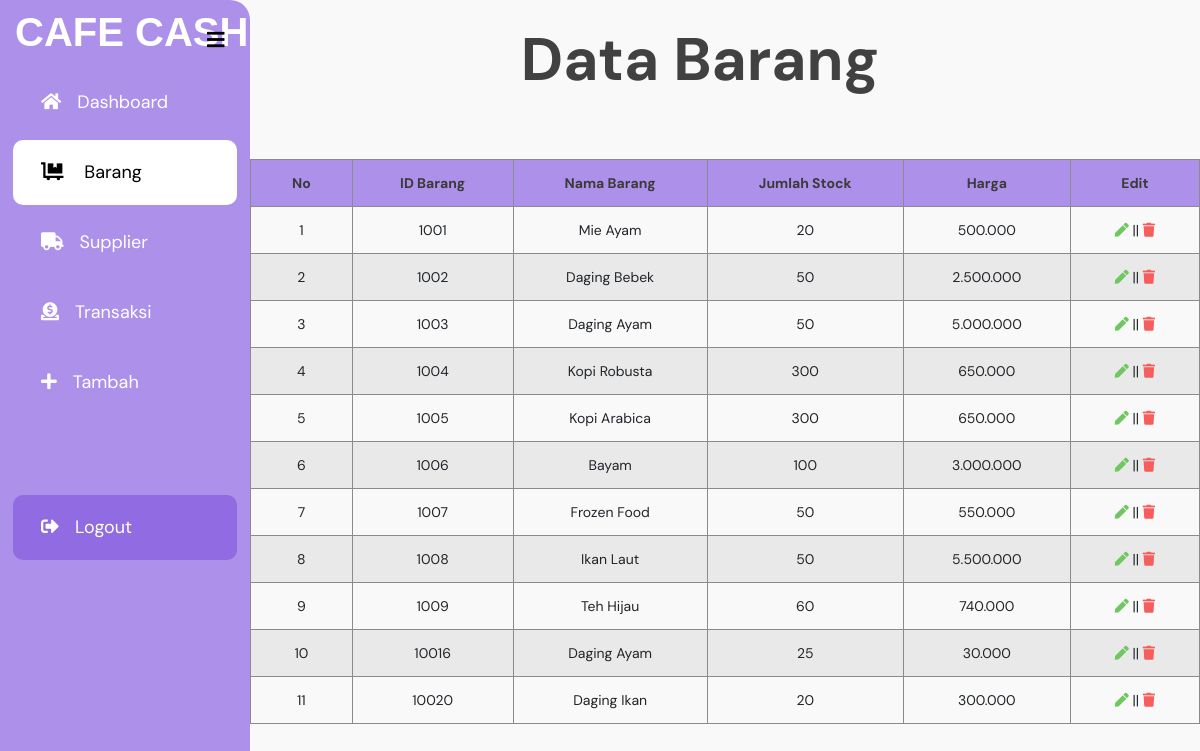
Screenshot of /barang.php with the database file from the repository.
### tables this page shows
CREATE TABLE `barang` (
  `ID_Barang` int(50) NOT NULL,
  `Nama_Barang` varchar(100) NOT NULL,
  `Jumlah_Barang` int(50) NOT NULL,
  `Harga_Barang` int(50) NOT NULL
);

### barang.php (the view, shortened to what this page needs)
<!DOCTYPE html>
<html lang="en">
<head>
  <link rel="stylesheet" href="https://cdnjs.cloudflare.com/ajax/libs/font-awesome/5.14.0/css/all.min.css" />
  <link rel="stylesheet" href="css/menuadmin.css" />
</head>
<body>
  <?php
  $conn = mysqli_connect("localhost", "root", "", "login");
  $result = mysqli_query($conn, "SELECT * FROM barang");
  ?>
  <main>
    <label for="check">
      <i class="fas fa-bars" id="btn"></i>
    </label>
    <div class="sidebar">
      <div class="top">CAFE CASH</div>
      <ul>
        <li>
          <a href="homeadmin.php"><i class="fa fa-home"></i><span class="text nav-text">Dashboard</span></a>
        </li>
        <li>
          <a style="background: #ffffff; color: rgb(0, 0, 0)" href="barang.php"><i class="fas fa-dolly-flatbed icon"></i>
            <span class="text nav-text">Barang</span></a>
        </li>
        <li>
          <a href="supplier.php"><i class="fas fa-truck icon"></i><span class="text nav-text">Supplier</span></a>
        </li>
        <li>
          <a href="transaksi.php"><i class="fas fa-donate icon"></i><span class="text nav-text">Transaksi</span></a>
        </li>
        <li>
          <a href="tambah.php"><i class="fas fa-plus icon"></i><span class="text nav-text">Tambah</span></a>
        </li>
        <li class="bot">
          <a style="background-color: #916be1" href="admin.php"><i class="fas fa-sign-out-alt icon"></i><span class="text nav-text">Logout</span></a>
        </li>
      </ul>
    </div>
    <section>
      <h1>Data Barang</h1>
      <div>
        <table style="width: 80%; text-align:center">
          <tr>
            <th>No</th>
            <th>ID Barang</th>
            <th>Nama Barang</th>
            <th>Jumlah Stock</th>
            <th>Harga</th>
            <th>Edit</th>
          </tr>
          <?php $i = 1; ?>
          <?php while ($row = mysqli_fetch_assoc($result)) : ?>
            <tr class="q">
              <td><?php echo $i; ?></td>
              <td><?php echo $row['ID_Barang'] ?></td>
              <td><?php echo $row['Nama_Barang'] ?></td>
              <td><?php echo $row['Jumlah_Barang'] ?></td>
              <td><?php echo number_format((string)$row['Harga_Barang'], 0, ",", ".") ?></td>
              <td>
                <a href="edit_barang.php?ID_Barang=<?php echo $row['ID_Barang'] ?>"><i style="color: #70C762;" class="fas fa-pen" id="open"></i></a> ||
                <a href="hapus_barang.php?ID_Barang=<?php echo $row['ID_Barang'] ?>"><i style="color: #F65E5E;" class="fas fa-trash" id="open"></i></a>
              </td>
            </tr>
            <?php $i++; ?>
          <?php endwhile; ?>
        </table>
      </div>
    </section>
  </main>
</body>
</html>

### css/menuadmin.css (style rules this page uses)
* { margin: 0; padding: 0; list-style: none; text-decoration: none; }
body { font-family: "DM Sans", sans-serif; font-size: 1rem; color: #212529; -webkit-text-size-adjust: 100%; -webkit-tap-highlight-color: transparent; background-color: #f9f9f9; }
main { display: flex; flex-wrap: nowrap; height: -webkit-fill-availeble; max-height: 100vh; overflow-x: auto; overflow-y: hidden; }
.sidebar { position: fixed; left: 0px; width: 250px; height: 100%; background: #ad90e9; border-radius: 0px 20px 20px 0px; transition: all 0.1s cubic-bezier(0, 0, 0, 0.81); overflow: hidden; }
.sidebar .top { font-family: "ubuntu", sans-serif; font-size: 40px; font-weight: 900; color: #fff; margin-top: 10px; margin-left: 15px; transition: all 0.1s cubic-bezier(0, 0, 0, 0.81); }
ul { margin-top: 15px; }
ul li { margin-top: 5px; padding: 0px 13px; transition: all 0.1s cubic-bezier(0, 0, 0, 0.81); }
.sidebar li .text { visibility: visible; opacity: 1; transition: all 0.1s cubic-bezier(0, 0, 0, 0.81); }
ul li.bot { margin-top: 5em; bottom: 0; }
.sidebar ul a { display: block; height: 100%; width: 100%; line-height: 65px; font-size: 18px; color: rgb(255, 255, 255); padding-left: 28px; box-sizing: border-box; border-radius: 10px; transition: all 0.4s cubic-bezier(0, 0, 0, 0.81); }
.sidebar ul a i { margin-right: 16px; }
label #btn { fill: #a2a2a2; position: absolute; margin-left: 3px; margin-top: 1px; cursor: pointer; border-radius: 3px; }
label #btn { z-index: 1111; left: 195px; top: 25px; font-size: 20px; color: #000000; padding: 4px 9px; transition: all 0.1s cubic-bezier(0, 0, 0, 0.81); }
section { height: 100vh; width: 100%; transition: all 0.1s; margin-left: -0px; }
section h1 { text-align: center; padding-top: 20px; font-size: 60px; color: #414141; margin-left: 200px; margin-bottom: 40px; }
section div { display: flex; justify-content: center; }
table { position: relative; margin-left: 250px; margin-top: 20px; border-collapse: collapse; border-radius: 20px; z-index: 10; }
th { background-color: #ad90e9; font-weight: 700; color: rgb(58, 58, 58); }
tr, td, th { font-size: 14px; padding: 14px 30px; border: 0.1px solid #8b8b8b; }
tr:nth-child(odd) { background-color: #e9e9e9; }

### rows the page displays
barang: ID_Barang "1001", Nama_Barang "Mie Ayam", Jumlah_Barang "20", Harga_Barang "500.000"
barang: ID_Barang "1002", Nama_Barang "Daging Bebek", Jumlah_Barang "50", Harga_Barang "2.500.000"
barang: ID_Barang "1003", Nama_Barang "Daging Ayam", Jumlah_Barang "50", Harga_Barang "5.000.000"
barang: ID_Barang "1004", Nama_Barang "Kopi Robusta", Jumlah_Barang "300", Harga_Barang "650.000"
barang: ID_Barang "1005", Nama_Barang "Kopi Arabica", Jumlah_Barang "300", Harga_Barang "650.000"
barang: ID_Barang "1006", Nama_Barang "Bayam", Jumlah_Barang "100", Harga_Barang "3.000.000"
barang: ID_Barang "1007", Nama_Barang "Frozen Food", Jumlah_Barang "50", Harga_Barang "550.000"
barang: ID_Barang "1008", Nama_Barang "Ikan Laut", Jumlah_Barang "50", Harga_Barang "5.500.000"
barang: ID_Barang "1009", Nama_Barang "Teh Hijau", Jumlah_Barang "60", Harga_Barang "740.000"
barang: ID_Barang "10016", Nama_Barang "Daging Ayam", Jumlah_Barang "25", Harga_Barang "30.000"
barang: ID_Barang "10020", Nama_Barang "Daging Ikan", Jumlah_Barang "20", Harga_Barang "300.000"
